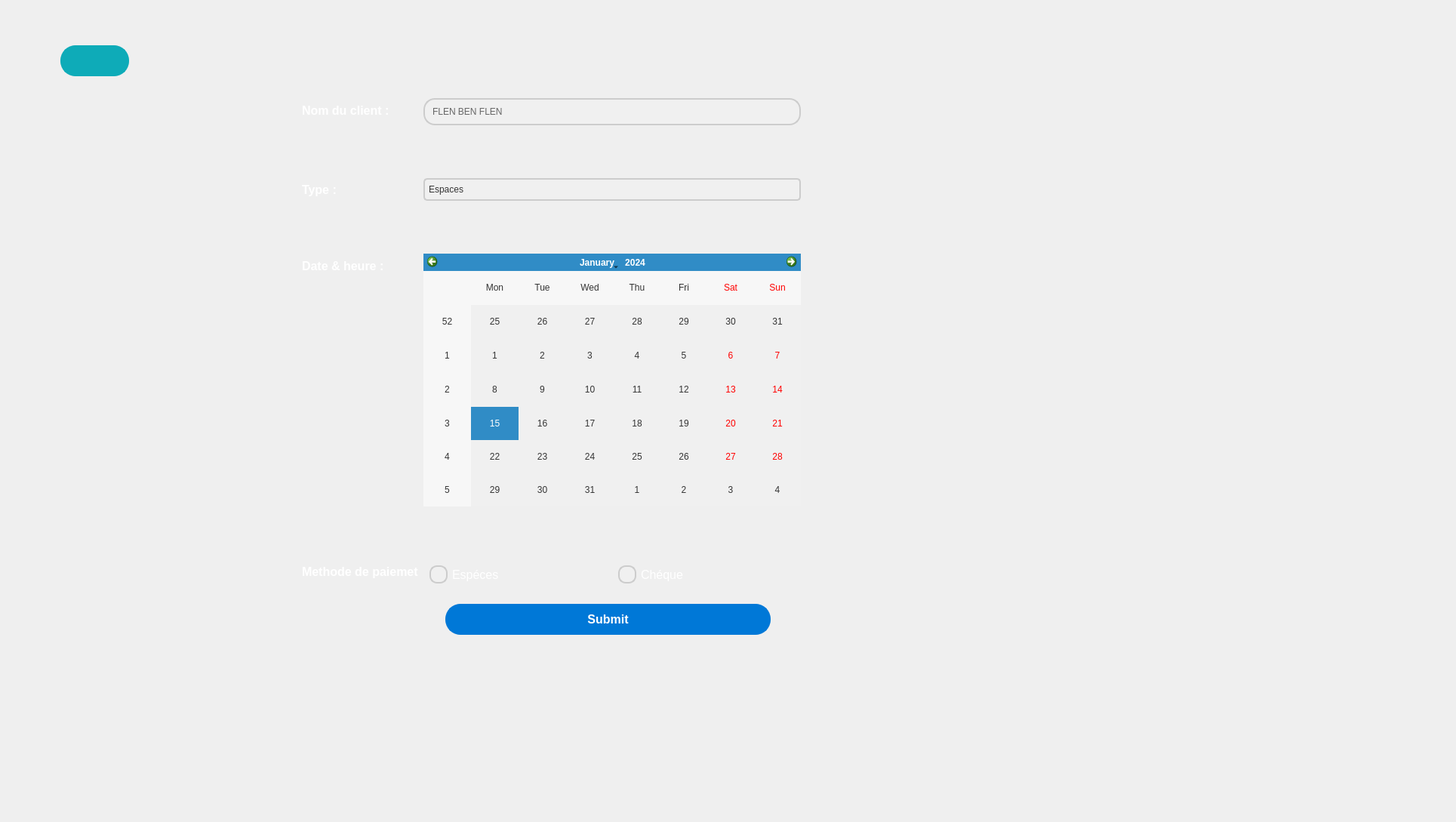
      <widget class="QWidget" name="editReservation">
       <widget class="QLabel" name="backgroundEdit">
        <property name="geometry">
         <rect>
          <x>0</x>
          <y>0</y>
          <width>1920</width>
          <height>1080</height>
         </rect>
        </property>
        <property name="text">
         <string/>
        </property>
        <property name="pixmap">
         <pixmap resource="res.qrc">:/img/back_empty.png</pixmap>
        </property>
        <property name="scaledContents">
         <bool>true</bool>
        </property>
       </widget>
       <widget class="QWidget" name="formLayoutWidget_3">
        <property name="geometry">
         <rect>
          <x>400</x>
          <y>130</y>
          <width>661</width>
          <height>651</height>
         </rect>
        </property>
        <layout class="QFormLayout" name="editForm">
         <property name="verticalSpacing">
          <number>70</number>
         </property>
         <item row="0" column="1">
          <widget class="QLineEdit" name="nameEdit">
           <property name="styleSheet">
            <string notr="true">QLineEdit {
    padding: 8px;
    border: 2px solid #cccccc;
    border-radius: 15px;
    background-color: #f0f0f0;
    color: #333333;
}

QLineEdit:hover {
    border-color: #aaaaaa;
}

QLineEdit:focus {
    border-color: #0078d7; /* Change border color on focus */
}

QLineEdit::placeholder {
    color: #999999;
}

QLineEdit::hover:placeholder {
    color: #666666;
}
</string>
           </property>
           <property name="text">
            <string>FLEN BEN FLEN</string>
           </property>
          </widget>
         </item>
         <item row="1" column="0">
          <widget class="QLabel" name="textTypeEdit">
           <property name="styleSheet">
            <string notr="true">QLabel {
    color: #ffffff; /* Text color */
    font-size: 16px; /* Font size */
    font-weight: bold; /* Font weight */
}

QLabel#styledLabel {
    background-color: #f0f0f0; /* Background color */
    border: 2px solid #cccccc; /* Border */
    border-radius: 5px; /* Border radius */
    padding: 8px; /* Padding */
}

QLabel#styledLabel:hover {
    background-color: #e0e0e0; /* Background color on hover */
}
</string>
           </property>
           <property name="text">
            <string>Type :</string>
           </property>
          </widget>
         </item>
         <item row="1" column="1">
          <widget class="QComboBox" name="reservationTypeEdit">
           <property name="styleSheet">
            <string notr="true">QComboBox {
    padding: 5px;
    border: 2px solid #cccccc;
    border-radius: 5px;
    background-color: #f0f0f0;
    color: #333333;
    min-width: 150px; /* Adjust as needed */
}

QComboBox:hover {
    border-color: #aaaaaa;
}

QComboBox::drop-down {
    border: none;
    subcontrol-origin: padding;
    subcontrol-position: right center;
    width: 20px;
    background-color: transparent;
}

QComboBox::down-arrow {
    image: url(&quot;:/img/down_arrow.ico&quot;); /* Replace with your own arrow image */
}

QComboBox::down-arrow:hover {
    image: url(&quot;:/img/down_arrow.ico&quot;);/* Replace with your own arrow image for hover */
}

QComboBox::item {
    padding: 8px;
}

QComboBox::item:hover {
    background-color: #e0e0e0;
}

QComboBox::item:selected {
    background-color: #0078d7;
    color: #ffffff;
}
</string>
           </property>
           <property name="iconSize">
            <size>
             <width>16</width>
             <height>16</height>
            </size>
           </property>
           <item>
            <property name="text">
             <string>Espaces</string>
            </property>
           </item>
           <item>
            <property name="text">
             <string>Matériels</string>
            </property>
           </item>
           <item>
            <property name="text">
             <string>Events</string>
            </property>
           </item>
          </widget>
         </item>
         <item row="2" column="0">
          <widget class="QLabel" name="textDateEdit">
           <property name="font">
            <font>
             <pointsize>-1</pointsize>
             <weight>75</weight>
             <bold>true</bold>
            </font>
           </property>
           <property name="contextMenuPolicy">
            <enum>Qt::NoContextMenu</enum>
           </property>
           <property name="styleSheet">
            <string notr="true">QLabel {
    color: #ffffff; /* Text color */
    font-size: 16px; /* Font size */
    font-weight: bold; /* Font weight */
}

QLabel#styledLabel {
    background-color: #f0f0f0; /* Background color */
    border: 2px solid #cccccc; /* Border */
    border-radius: 5px; /* Border radius */
    padding: 8px; /* Padding */
}

QLabel#styledLabel:hover {
    background-color: #e0e0e0; /* Background color on hover */
}
</string>
           </property>
           <property name="text">
            <string>Date &amp; heure :</string>
           </property>
          </widget>
         </item>
         <item row="2" column="1">
          <widget class="QCalendarWidget" name="dateEdit_2">
           <property name="styleSheet">
            <string notr="true">QCalendarWidget {
    border: 2px solid #cccccc;
    border-radius: 15px;
    background-color: #f0f0f0;
    color: #333333;
}

QCalendarWidget QToolButton {
    background-color: transparent;
}

QCalendarWidget QToolButton:hover {
    background-color: #e0e0e0;
}

QCalendarWidget QToolButton::menu-indicator {
    image: none;
}

QCalendarWidget QAbstractItemView {
    background-color: #f0f0f0;
    color: #333333;
}

QCalendarWidget QAbstractItemView:selected {
    background-color: #0078d7;
    color: #ffffff;
}

QCalendarWidget QAbstractItemView:hover {
    background-color: #e0e0e0;
}
</string>
           </property>
          </widget>
         </item>
         <item row="3" column="0">
          <widget class="QLabel" name="textPaiementEdit">
           <property name="styleSheet">
            <string notr="true">QLabel {
    color: #ffffff; /* Text color */
    font-size: 16px; /* Font size */
    font-weight: bold; /* Font weight */
}

QLabel#styledLabel {
    background-color: #f0f0f0; /* Background color */
    border: 2px solid #cccccc; /* Border */
    border-radius: 5px; /* Border radius */
    padding: 8px; /* Padding */
}

QLabel#styledLabel:hover {
    background-color: #e0e0e0; /* Background color on hover */
}
</string>
           </property>
           <property name="text">
            <string>Methode de paiemet</string>
           </property>
          </widget>
         </item>
         <item row="3" column="1">
          <layout class="QGridLayout" name="paiementMethodEdit">
           <item row="0" column="0">
            <widget class="QRadioButton" name="EspeceEdit">
             <property name="styleSheet">
              <string notr="true">QRadioButton {
    padding: 8px; /* Adjust padding as needed */
    color: #ffffff; /* Text color set to white */
    font-size: 16px; /* Font size */
}

QRadioButton::indicator {
    width: 20px;
    height: 20px;
    border-radius: 10px; /* Make the border-radius 50% for a fully rounded indicator */
    border: 2px solid #cccccc;
    background-color: #f0f0f0;
}

QRadioButton::indicator:checked {
    background-color: #0078d7;
    border: 2px solid #0078d7;
}

QRadioButton::indicator:checked:hover {
    background-color: #005ea9;
    border: 2px solid #005ea9;
}
</string>
             </property>
             <property name="text">
              <string>Espéces</string>
             </property>
            </widget>
           </item>
           <item row="0" column="1">
            <widget class="QRadioButton" name="ChequeEdit">
             <property name="styleSheet">
              <string notr="true">QRadioButton {
    padding: 8px; /* Adjust padding as needed */
    color: #ffffff; /* Text color set to white */
    font-size: 16px; /* Font size */
}

QRadioButton::indicator {
    width: 20px;
    height: 20px;
    border-radius: 10px; /* Make the border-radius 50% for a fully rounded indicator */
    border: 2px solid #cccccc;
    background-color: #f0f0f0;
}

QRadioButton::indicator:checked {
    background-color: #0078d7;
    border: 2px solid #0078d7;
}

QRadioButton::indicator:checked:hover {
    background-color: #005ea9;
    border: 2px solid #005ea9;
}
</string>
             </property>
             <property name="text">
              <string>Chéque</string>
             </property>
            </widget>
           </item>
          </layout>
         </item>
         <item row="0" column="0">
          <widget class="QLabel" name="textNameEdit">
           <property name="styleSheet">
            <string notr="true">QLabel {
    color: #ffffff; /* Text color */
    font-size: 16px; /* Font size */
    font-weight: bold; /* Font weight */
}

QLabel#styledLabel {
    background-color: #f0f0f0; /* Background color */
    border: 2px solid #cccccc; /* Border */
    border-radius: 5px; /* Border radius */
    padding: 8px; /* Padding */
}

QLabel#styledLabel:hover {
    background-color: #e0e0e0; /* Background color on hover */
}
</string>
           </property>
           <property name="text">
            <string>Nom du client :</string>
           </property>
          </widget>
         </item>
        </layout>
       </widget>
       <widget class="QPushButton" name="submitEdit">
        <property name="geometry">
         <rect>
          <x>590</x>
          <y>800</y>
          <width>431</width>
          <height>41</height>
         </rect>
        </property>
        <property name="acceptDrops">
         <bool>false</bool>
        </property>
        <property name="styleSheet">
         <string notr="true">QPushButton {
    padding: 10px 20px;
    border: 2px solid #0078d7;
    border-radius: 20px;
    background-color: #0078d7;
    color: #ffffff;
    font-size: 16px;
    font-weight: bold;
    transition: background-color 0.3s, border-color 0.3s, color 0.3s; /* Added color transition */
}

QPushButton:hover {
    background-color: #ffffff;
    border-color: #005ea9;
    color: #005ea9; /* Change text color on hover */
}

QPushButton:pressed {
    background-color: #004c8c;
    border-color: #004c8c;
    color: #004c8c; /* Change text color when pressed */
}
</string>
        </property>
        <property name="text">
         <string>Submit</string>
        </property>
       </widget>
       <widget class="QPushButton" name="returnEdit">
        <property name="geometry">
         <rect>
          <x>80</x>
          <y>60</y>
          <width>91</width>
          <height>41</height>
         </rect>
        </property>
        <property name="styleSheet">
         <string notr="true">/* Styles généraux du bouton */
QPushButton {
    background-color: #0EABB8; /* Bleu clair pour représenter l'eau */
    border: 2px solid #0EABB8; /* Bordure bleue */
    color: #ffffff; /* Texte blanc */
    padding: 15px 25px; /* Espacement intérieur */
    font-size: 18px; /* Taille de la police */
    font-weight: bold; /* Police en gras */
    border-radius: 20px; /* Bordure arrondie */
    outline: none; /* Supprime la bordure de focus */
    position: relative; /* Position relative pour les pseudo-éléments */
    overflow: hidden; /* Cache le contenu débordant */
    transition: background-color 0.3s, color 0.3s; /* Transition des couleurs */
}

/* Style au survol du bouton */
QPushButton:hover {
    background-color: #03a9fc; /* Fond devient blanc */
    color: #0EABB8; /* Texte devient bleu clair */
}

/* Style au clic du bouton */
QPushButton:pressed {
    background-color: #1e4c6f; /* Bleu foncé lors du clic */
    color: #f8f8f8; /* Texte blanc lors du clic */
}

/* Animation pour le pseudo-élément :after */
QPushButton::after {
    content: ''; /* Contenu vide */
    position: absolute; /* Position absolue */
    width: 100%; /* Largeur à 100% */
    height: 100%; /* Hauteur à 100% */
    background-color: rgba(255, 255, 255, 0.3); /* Fond semi-transparent */
    top: 50%; /* Positionnement au centre vertical */
    left: 50%; /* Positionnement au centre horizontal */
    border-radius: 50%; /* Bordure arrondie */
    transform: translate(-50%, -50%) scale(0); /* Réduit l'échelle à 0 */
    transition: transform 0.5s ease; /* Transition de l'échelle */
}

/* Animation au survol du bouton */
QPushButton:hover::after {
    transform: translate(-50%, -50%) scale(2); /* Augmente l'échelle à 2 */
}</string>
        </property>
        <property name="text">
         <string/>
        </property>
        <property name="icon">
         <iconset resource="res.qrc">
          <normaloff>:/img/return.png</normaloff>:/img/return.png</iconset>
        </property>
        <property name="iconSize">
         <size>
          <width>35</width>
          <height>35</height>
         </size>
        </property>
        <property name="shortcut">
         <string>Backspace</string>
        </property>
       </widget>
      </widget>
